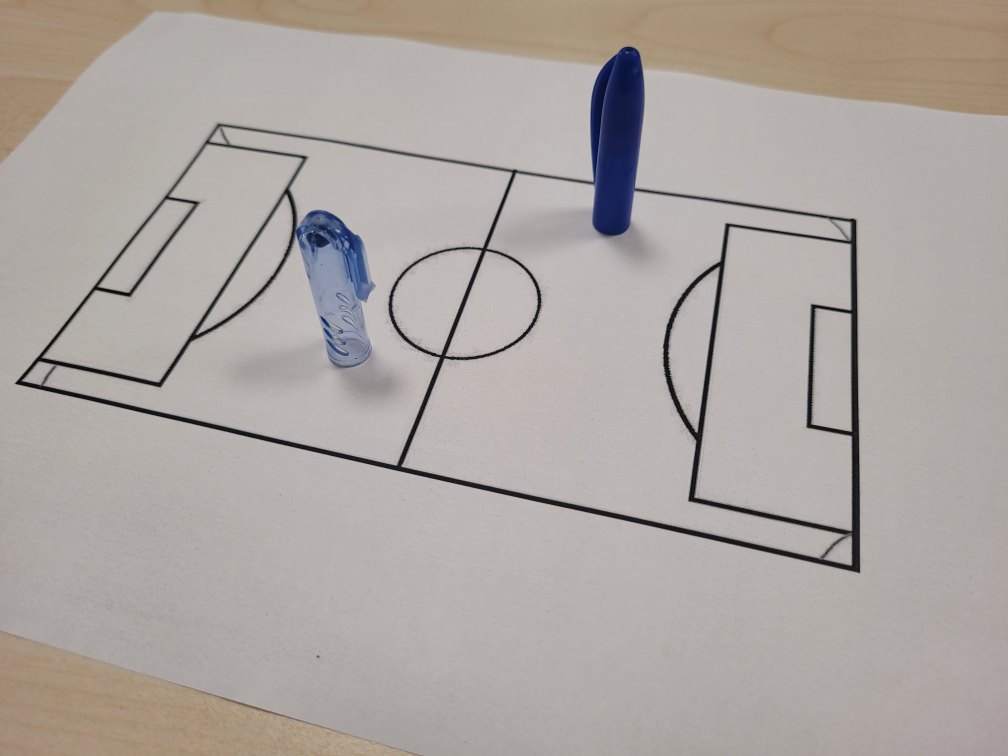
#> input picture finding-homography/project/20230403_132407.jpg, 4032 x 3024 px (shown at 1/4 size)
$ jupyter execute main.ipynb
#> lines starting #> are read from the running program, lines starting #| are printed output that depends on the picture
[cell 1]
# Homography with mouse click

import cv2
import numpy as np

selected_points = []

# Function to handle mouse clicks
def mouse_callback(event, x, y, flags, param):
    global selected_points

    if event == cv2.EVENT_LBUTTONDOWN:
        selected_points.append((x, y))
        cv2.circle(param, (x, y), 5, (0, 255, 0), -1)
        cv2.imshow("Input Image", param)

input_image = cv2.imread("20230403_132407.jpg")
#> input_image is the input picture: shape (3024, 4032, 3); mean B, G, R 161.3, 166, 172.6

# Resize the input image to fit within the screen resolution
max_width = 800  # Maximum width for display
max_height = 600  # Maximum height for display
aspect_ratio = input_image.shape[1] / input_image.shape[0]
#> aspect_ratio = 1.33
if aspect_ratio > 1:
    display_width = min(max_width, input_image.shape[1])
#> display_width = 800
    display_height = int(display_width / aspect_ratio)
#> display_height = 600
else:
    display_height = min(max_height, input_image.shape[0])
    display_width = int(display_height * aspect_ratio)
resized_image = cv2.resize(input_image, (display_width, display_height))
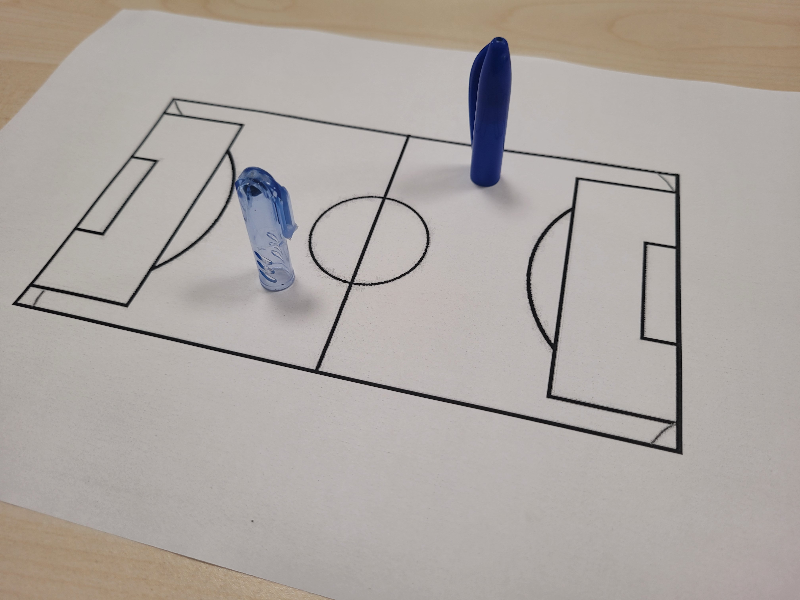
#> resized_image: shape (600, 800, 3); mean B, G, R 161.3, 165.9, 172.5

cv2.imshow("Input Image", resized_image)
cv2.setMouseCallback("Input Image", mouse_callback, resized_image)

# Wait for four points to be selected
while len(selected_points) < 4:
    cv2.waitKey(1)

cv2.destroyAllWindows()

src_points_resized = np.array(selected_points, dtype=np.float32)

print("Display Width = ", display_width)
print("Display Height = ", display_height)
print("Original Width = ", input_image.shape[1])
print("Original Height = ", input_image.shape[0])

print("Selected points:", src_points_resized)

# Scale selected points to represent original coordinates
scale_x = input_image.shape[1] / resized_image.shape[1]
scale_y = input_image.shape[0] / resized_image.shape[0]
src_points = src_points_resized * np.array([scale_x, scale_y])

print("Selected points (original coordinates):", src_points)

dst_points = np.array([[0, 0], [input_image.shape[1], 0], [0, input_image.shape[0]], [input_image.shape[1], input_image.shape[0]]], dtype=np.float32)

homography_matrix, _ = cv2.findHomography(src_points, dst_points)

output_image = cv2.warpPerspective(input_image, homography_matrix, (input_image.shape[1], input_image.shape[0]))

cv2.imwrite("Homography_mouse_selected.jpg", output_image)

# Convert the homography image back to the original format
homography_matrix, _ = cv2.findHomography(dst_points, src_points)

reversed_output_image = cv2.warpPerspective(output_image, homography_matrix, (output_image.shape[1], output_image.shape[0]))

cv2.imwrite("Reversed_homography_mouse_selected.jpg", reversed_output_image)


$ run again, with finding-homography/project/IMG_20200316_171745.jpg copied over finding-homography/project/20230403_132407.jpg
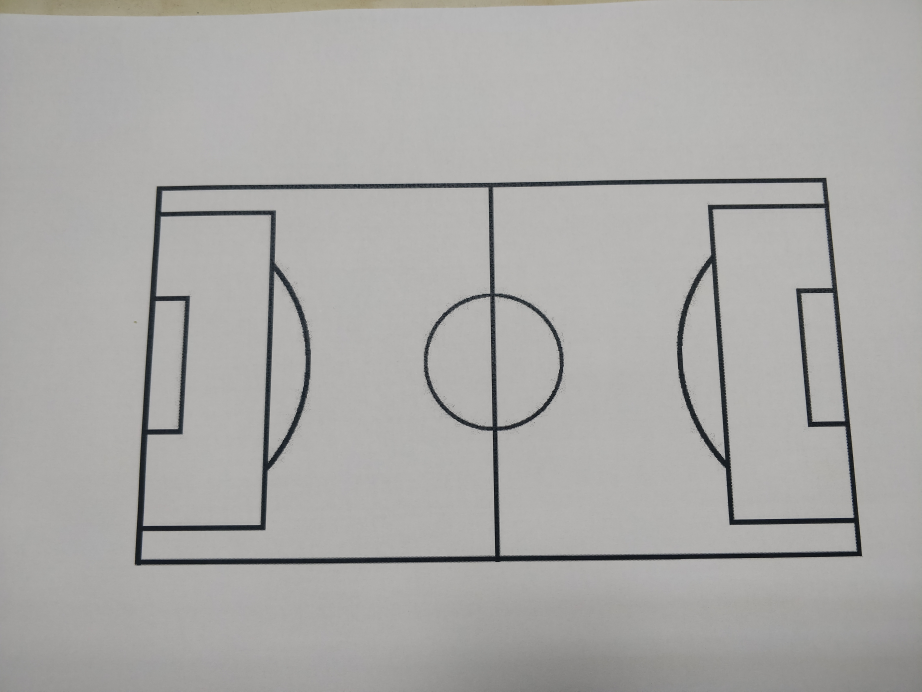
#> input picture finding-homography/project/IMG_20200316_171745.jpg, 4608 x 3456 px (shown at 1/5 size)
#> input_image is the input picture: shape (3456, 4608, 3); mean B, G, R 167.2, 169.1, 169.9
#> `resized_image = cv2.resize(input_image, (display_width, display_height))`:
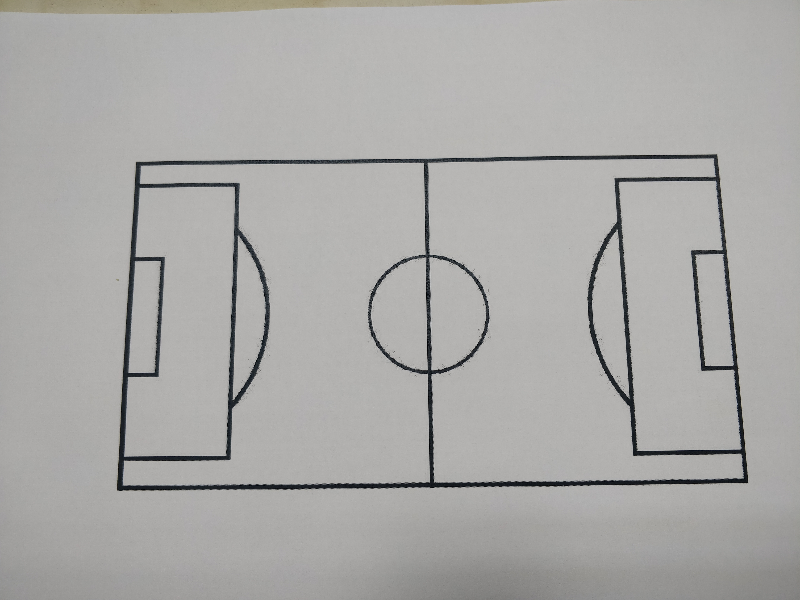
#> resized_image: shape (600, 800, 3); mean B, G, R 167.1, 169, 169.8

$ run again, with finding-homography/project/IMG_20200316_171753.jpg copied over finding-homography/project/20230403_132407.jpg
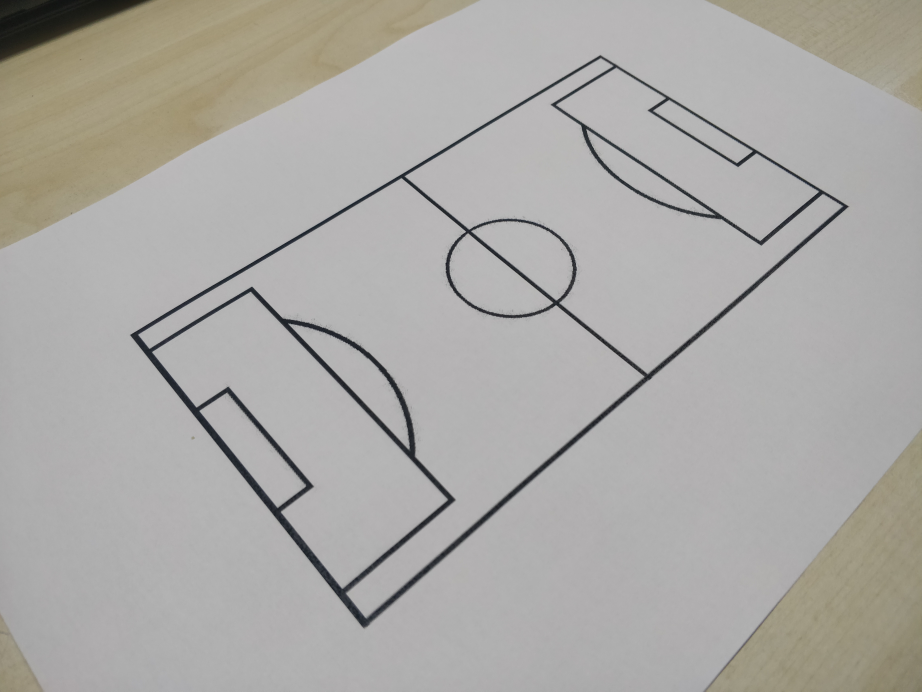
#> input picture finding-homography/project/IMG_20200316_171753.jpg, 4608 x 3456 px (shown at 1/5 size)
#> input_image is the input picture: shape (3456, 4608, 3); mean B, G, R 165.5, 169.1, 170.8
#> `resized_image = cv2.resize(input_image, (display_width, display_height))`:
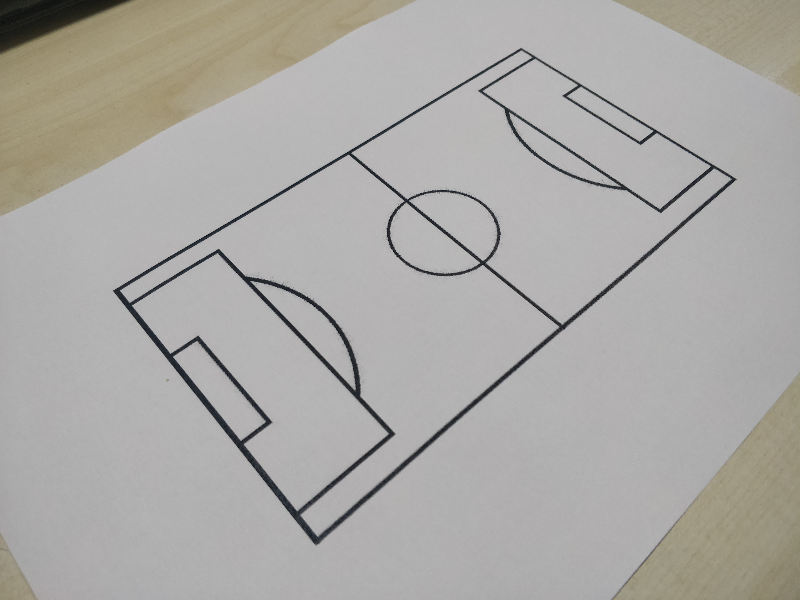
#> resized_image: shape (600, 800, 3); mean B, G, R 165.4, 168.9, 170.7

$ run again, with finding-homography/project/IMG_20200316_172119.jpg copied over finding-homography/project/20230403_132407.jpg
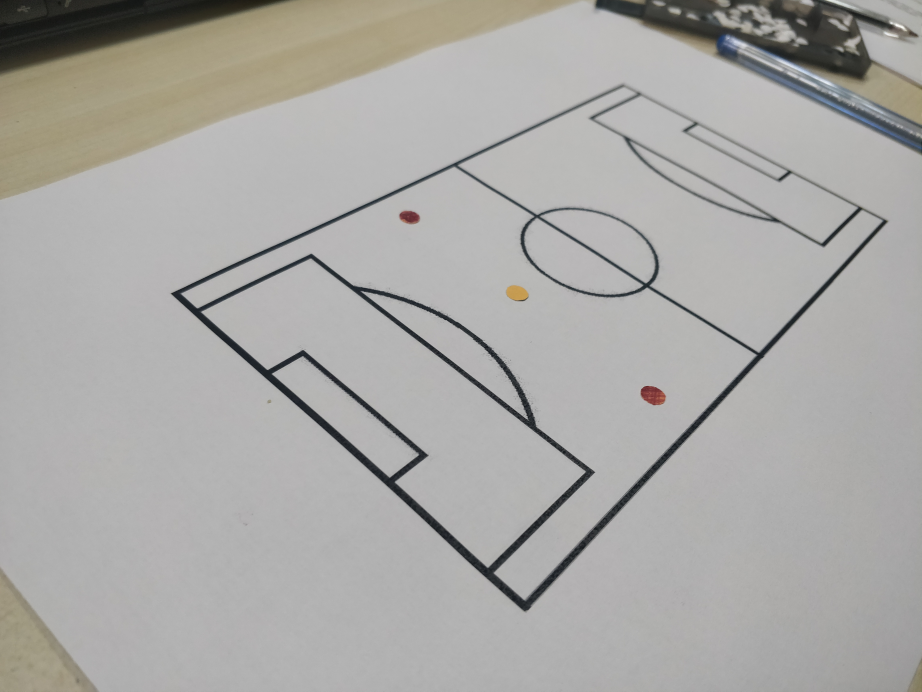
#> input picture finding-homography/project/IMG_20200316_172119.jpg, 4608 x 3456 px (shown at 1/5 size)
#> input_image is the input picture: shape (3456, 4608, 3); mean B, G, R 165.5, 168.2, 169.3
#> `resized_image = cv2.resize(input_image, (display_width, display_height))`:
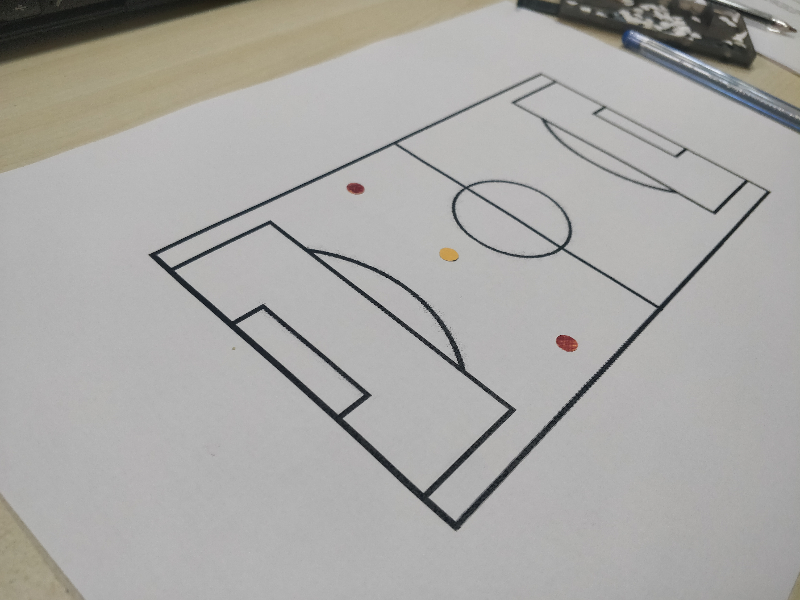
#> resized_image: shape (600, 800, 3); mean B, G, R 165.3, 168.1, 169.2
